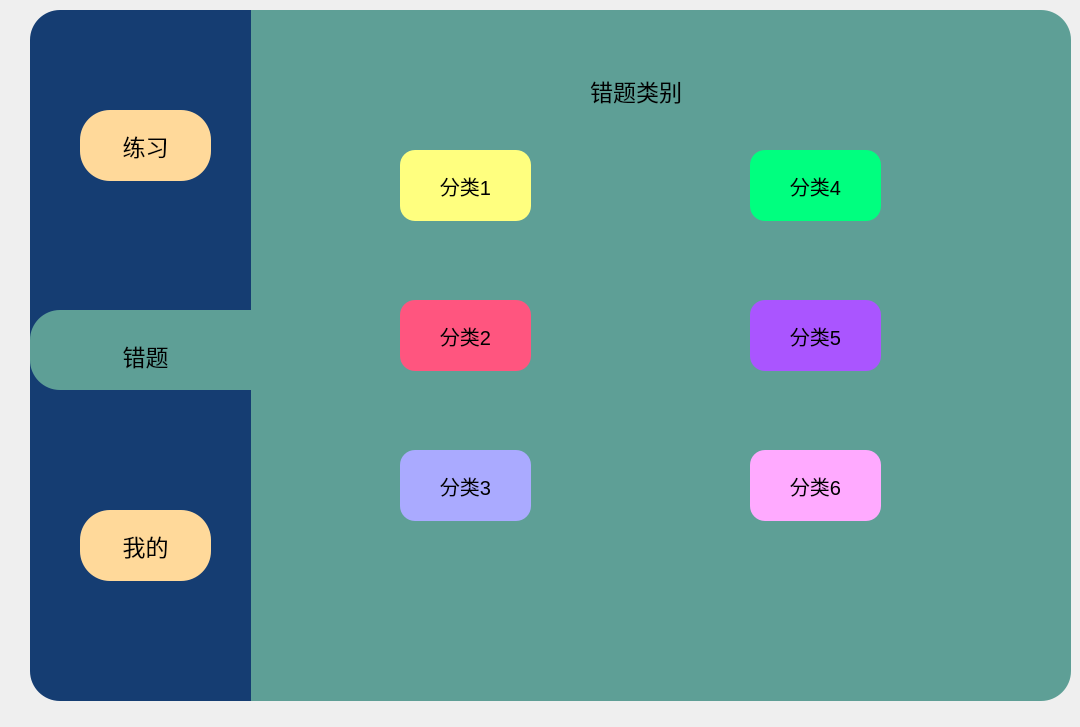
<?xml version="1.0" encoding="UTF-8"?>
<ui version="4.0">
 <class>MainWindow</class>
 <widget class="QMainWindow" name="MainWindow">
  <property name="windowModality">
   <enum>Qt::ApplicationModal</enum>
  </property>
  <property name="geometry">
   <rect>
    <x>0</x>
    <y>0</y>
    <width>1080</width>
    <height>727</height>
   </rect>
  </property>
  <property name="sizePolicy">
   <sizepolicy hsizetype="Expanding" vsizetype="Expanding">
    <horstretch>0</horstretch>
    <verstretch>0</verstretch>
   </sizepolicy>
  </property>
  <property name="mouseTracking">
   <bool>true</bool>
  </property>
  <property name="focusPolicy">
   <enum>Qt::NoFocus</enum>
  </property>
  <property name="acceptDrops">
   <bool>false</bool>
  </property>
  <property name="windowTitle">
   <string>MainWindow</string>
  </property>
  <property name="tabShape">
   <enum>QTabWidget::Rounded</enum>
  </property>
  <widget class="QWidget" name="centralwidget">
   <widget class="QLabel" name="label_unknown">
    <property name="geometry">
     <rect>
      <x>260</x>
      <y>20</y>
      <width>791</width>
      <height>671</height>
     </rect>
    </property>
    <property name="font">
     <font>
      <family>Comic Sans MS</family>
      <pointsize>18</pointsize>
      <weight>50</weight>
      <italic>false</italic>
      <bold>false</bold>
      <underline>false</underline>
     </font>
    </property>
    <property name="styleSheet">
     <string notr="true"/>
    </property>
    <property name="text">
     <string/>
    </property>
   </widget>
   <widget class="QPushButton" name="wr_class1">
    <property name="geometry">
     <rect>
      <x>400</x>
      <y>150</y>
      <width>131</width>
      <height>71</height>
     </rect>
    </property>
    <property name="font">
     <font>
      <pointsize>15</pointsize>
     </font>
    </property>
    <property name="styleSheet">
     <string notr="true">
QPushButton{
	background-color: rgb(255, 255, 127);
	border-radius:15px

}
QPushButton:pressed{
	padding-left:5px;
	padding-top:5px;
}</string>
    </property>
    <property name="text">
     <string>分类1</string>
    </property>
   </widget>
   <widget class="QPushButton" name="wr_class2">
    <property name="geometry">
     <rect>
      <x>400</x>
      <y>300</y>
      <width>131</width>
      <height>71</height>
     </rect>
    </property>
    <property name="font">
     <font>
      <pointsize>15</pointsize>
     </font>
    </property>
    <property name="autoFillBackground">
     <bool>false</bool>
    </property>
    <property name="styleSheet">
     <string notr="true">QPushButton{
	background-color: rgb(255, 85, 127);
	border-radius:15px

}
QPushButton:pressed{
	padding-left:5px;
	padding-top:5px;
}</string>
    </property>
    <property name="text">
     <string>分类2</string>
    </property>
   </widget>
   <widget class="QPushButton" name="wr_class3">
    <property name="geometry">
     <rect>
      <x>400</x>
      <y>450</y>
      <width>131</width>
      <height>71</height>
     </rect>
    </property>
    <property name="font">
     <font>
      <pointsize>15</pointsize>
     </font>
    </property>
    <property name="styleSheet">
     <string notr="true">


QPushButton{
	background-color: rgb(170, 170, 255);
	border-radius:15px

}
QPushButton:pressed{
	padding-left:5px;
	padding-top:5px;
}</string>
    </property>
    <property name="text">
     <string>分类3</string>
    </property>
   </widget>
   <widget class="QPushButton" name="wr_class4">
    <property name="geometry">
     <rect>
      <x>750</x>
      <y>150</y>
      <width>131</width>
      <height>71</height>
     </rect>
    </property>
    <property name="font">
     <font>
      <pointsize>15</pointsize>
     </font>
    </property>
    <property name="styleSheet">
     <string notr="true">
QPushButton{
	background-color: rgb(0, 255, 127);
	border-radius:15px

}
QPushButton:pressed{
	padding-left:5px;
	padding-top:5px;
}</string>
    </property>
    <property name="text">
     <string>分类4</string>
    </property>
   </widget>
   <widget class="QPushButton" name="wr_class5">
    <property name="geometry">
     <rect>
      <x>750</x>
      <y>300</y>
      <width>131</width>
      <height>71</height>
     </rect>
    </property>
    <property name="font">
     <font>
      <pointsize>15</pointsize>
     </font>
    </property>
    <property name="styleSheet">
     <string notr="true">

QPushButton{
	background-color:rgb(170, 85, 255);
	border-radius:15px

}
QPushButton:pressed{
	padding-left:5px;
	padding-top:5px;
}</string>
    </property>
    <property name="text">
     <string>分类5</string>
    </property>
   </widget>
   <widget class="QPushButton" name="wr_class6">
    <property name="geometry">
     <rect>
      <x>750</x>
      <y>450</y>
      <width>131</width>
      <height>71</height>
     </rect>
    </property>
    <property name="font">
     <font>
      <pointsize>15</pointsize>
     </font>
    </property>
    <property name="styleSheet">
     <string notr="true">


QPushButton{
	background-color: rgb(255, 170, 255);
	border-radius:15px

}
QPushButton:pressed{
	padding-left:5px;
	padding-top:5px;
}</string>
    </property>
    <property name="text">
     <string>分类6</string>
    </property>
   </widget>
   <widget class="QPushButton" name="Bt_minimise">
    <property name="geometry">
     <rect>
      <x>970</x>
      <y>20</y>
      <width>51</width>
      <height>51</height>
     </rect>
    </property>
    <property name="styleSheet">
     <string notr="true">border:none;
border-image: url(:/新前缀/最小化.png);</string>
    </property>
    <property name="text">
     <string/>
    </property>
   </widget>
   <widget class="QPushButton" name="Bt_exit">
    <property name="geometry">
     <rect>
      <x>1020</x>
      <y>30</y>
      <width>31</width>
      <height>31</height>
     </rect>
    </property>
    <property name="styleSheet">
     <string notr="true">QPushButton{
	border:none;
	border-image: url(:/新前缀/关闭窗口.png);
}
</string>
    </property>
    <property name="text">
     <string/>
    </property>
   </widget>
   <widget class="QFrame" name="frame">
    <property name="geometry">
     <rect>
      <x>30</x>
      <y>10</y>
      <width>221</width>
      <height>691</height>
     </rect>
    </property>
    <property name="styleSheet">
     <string notr="true">QFrame{
	background-color: rgb(21,61,114);
	border-top-left-radius:30px;
	border-bottom-left-radius:30px;
}</string>
    </property>
    <property name="frameShape">
     <enum>QFrame::StyledPanel</enum>
    </property>
    <property name="frameShadow">
     <enum>QFrame::Raised</enum>
    </property>
    <widget class="QPushButton" name="Bt_exercise">
     <property name="geometry">
      <rect>
       <x>50</x>
       <y>100</y>
       <width>131</width>
       <height>71</height>
      </rect>
     </property>
     <property name="font">
      <font>
       <pointsize>17</pointsize>
       <weight>50</weight>
       <bold>false</bold>
      </font>
     </property>
     <property name="styleSheet">
      <string notr="true">QPushButton{
	background-color: rgb(255,217,154);
	color: rgb(0, 0, 0);
	border-radius:30px

}
QPushButton:pressed{
	padding-left:5px;
	padding-top:5px;
}</string>
     </property>
     <property name="text">
      <string>练习</string>
     </property>
    </widget>
    <widget class="QPushButton" name="Bt_mine">
     <property name="geometry">
      <rect>
       <x>50</x>
       <y>500</y>
       <width>131</width>
       <height>71</height>
      </rect>
     </property>
     <property name="font">
      <font>
       <pointsize>17</pointsize>
      </font>
     </property>
     <property name="styleSheet">
      <string notr="true">QPushButton{
	background-color: rgb(255,217,154);
	border-radius:30px

}
QPushButton:pressed{
	padding-left:5px;
	padding-top:5px;
}</string>
     </property>
     <property name="text">
      <string>我的</string>
     </property>
    </widget>
    <widget class="QFrame" name="frame_2">
     <property name="geometry">
      <rect>
       <x>0</x>
       <y>300</y>
       <width>221</width>
       <height>80</height>
      </rect>
     </property>
     <property name="styleSheet">
      <string notr="true">background-color: rgb(94,159,150);
border-top-left-radius:30px;
border-bottom-left-radius:30px;
</string>
     </property>
     <property name="frameShape">
      <enum>QFrame::StyledPanel</enum>
     </property>
     <property name="frameShadow">
      <enum>QFrame::Raised</enum>
     </property>
     <widget class="QPushButton" name="Bt_wrong">
      <property name="geometry">
       <rect>
        <x>50</x>
        <y>10</y>
        <width>131</width>
        <height>71</height>
       </rect>
      </property>
      <property name="font">
       <font>
        <pointsize>17</pointsize>
        <underline>false</underline>
        <strikeout>false</strikeout>
       </font>
      </property>
      <property name="styleSheet">
       <string notr="true">QPushButton{	

	border-radius:30px
}
QPushButton:pressed{
	padding-left:5px;
	padding-top:5px;
}</string>
      </property>
      <property name="text">
       <string>错题</string>
      </property>
     </widget>
    </widget>
   </widget>
   <widget class="QLabel" name="label_drag">
    <property name="geometry">
     <rect>
      <x>250</x>
      <y>10</y>
      <width>821</width>
      <height>691</height>
     </rect>
    </property>
    <property name="styleSheet">
     <string notr="true">QFrame{
	background-color: rgb(94,159,150);
	border-top-right-radius:30px;
	border-bottom-right-radius:30px;
}</string>
    </property>
    <property name="text">
     <string/>
    </property>
   </widget>
   <widget class="QLabel" name="wrong_class">
    <property name="geometry">
     <rect>
      <x>590</x>
      <y>60</y>
      <width>121</width>
      <height>61</height>
     </rect>
    </property>
    <property name="font">
     <font>
      <pointsize>17</pointsize>
     </font>
    </property>
    <property name="styleSheet">
     <string notr="true"/>
    </property>
    <property name="text">
     <string>错题类别</string>
    </property>
   </widget>
   <zorder>label_drag</zorder>
   <zorder>label_unknown</zorder>
   <zorder>wr_class1</zorder>
   <zorder>wr_class2</zorder>
   <zorder>wr_class3</zorder>
   <zorder>wr_class4</zorder>
   <zorder>wr_class5</zorder>
   <zorder>wr_class6</zorder>
   <zorder>Bt_minimise</zorder>
   <zorder>Bt_exit</zorder>
   <zorder>frame</zorder>
   <zorder>wrong_class</zorder>
  </widget>
 </widget>
 <resources>
  <include location="Icon/Resources.qrc"/>
 </resources>
 <connections>
  <connection>
   <sender>Bt_exit</sender>
   <signal>clicked()</signal>
   <receiver>MainWindow</receiver>
   <slot>close()</slot>
   <hints>
    <hint type="sourcelabel">
     <x>1020</x>
     <y>44</y>
    </hint>
    <hint type="destinationlabel">
     <x>1046</x>
     <y>53</y>
    </hint>
   </hints>
  </connection>
  <connection>
   <sender>Bt_minimise</sender>
   <signal>clicked()</signal>
   <receiver>MainWindow</receiver>
   <slot>showMinimized()</slot>
   <hints>
    <hint type="sourcelabel">
     <x>970</x>
     <y>32</y>
    </hint>
    <hint type="destinationlabel">
     <x>1047</x>
     <y>24</y>
    </hint>
   </hints>
  </connection>
 </connections>
</ui>
